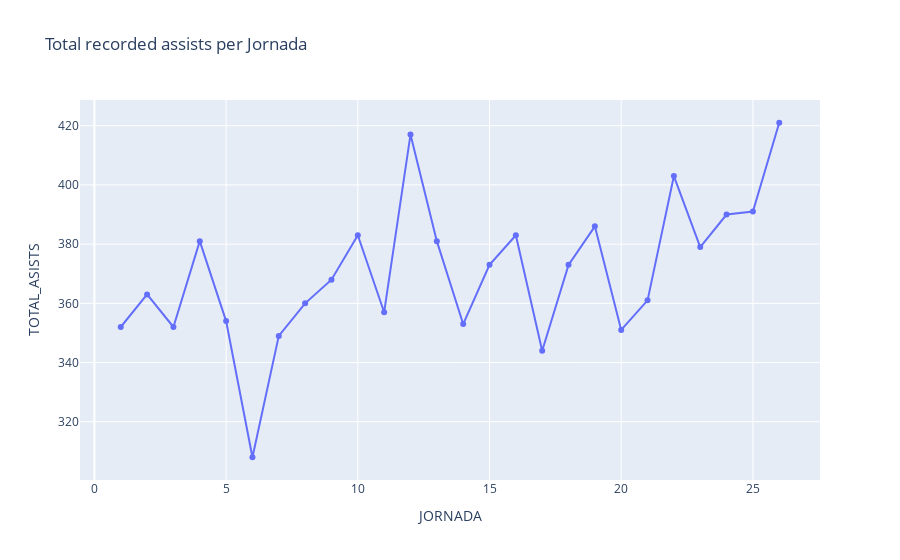

This figure's notebook cell:
### Code cell
# 7
ts = (df
      .groupby(['JORNADA'])
      .agg(TOTAL_ASISTS=('N_ASISTENCIAS', 'sum'))
      .reset_index())

fig = px.line(ts, x='JORNADA', y='TOTAL_ASISTS',
              markers=True,
              title='Total recorded assists per Jornada')
fig.show()

### Figure 1 — Plotly figure (JSON) as saved in the notebook; plotly's stock layout.template omitted (floating-point values rounded to 4 significant figures)
{"data": [{"hovertemplate": "JORNADA=%{x}<br>TOTAL_ASISTS=%{y}<extra></extra>", "legendgroup": "", "line": {"color": "#636efa", "dash": "solid"}, "marker": {"symbol": "circle"}, "mode": "lines+markers", "name": "", "orientation": "v", "showlegend": false, "type": "scatter", "x": [1, 2, 3, 4, 5, 6, 7, 8, 9, 10, 11, 12, 13, 14, 15, 16, 17, 18, 19, 20, 21, 22, 23, 24, 25, 26], "xaxis": "x", "y": [352, 363, 352, 381, 354, 308, 349, 360, 368, 383, 357, 417, 381, 353, 373, 383, 344, 373, 386, 351, 361, 403, 379, 390, 391, 421], "yaxis": "y"}], "layout": {"legend": {"tracegroupgap": 0}, "title": {"text": "Total recorded assists per Jornada"}, "xaxis": {"anchor": "y", "domain": [0, 1], "title": {"text": "JORNADA"}}, "yaxis": {"anchor": "x", "domain": [0, 1], "title": {"text": "TOTAL_ASISTS"}}}}
